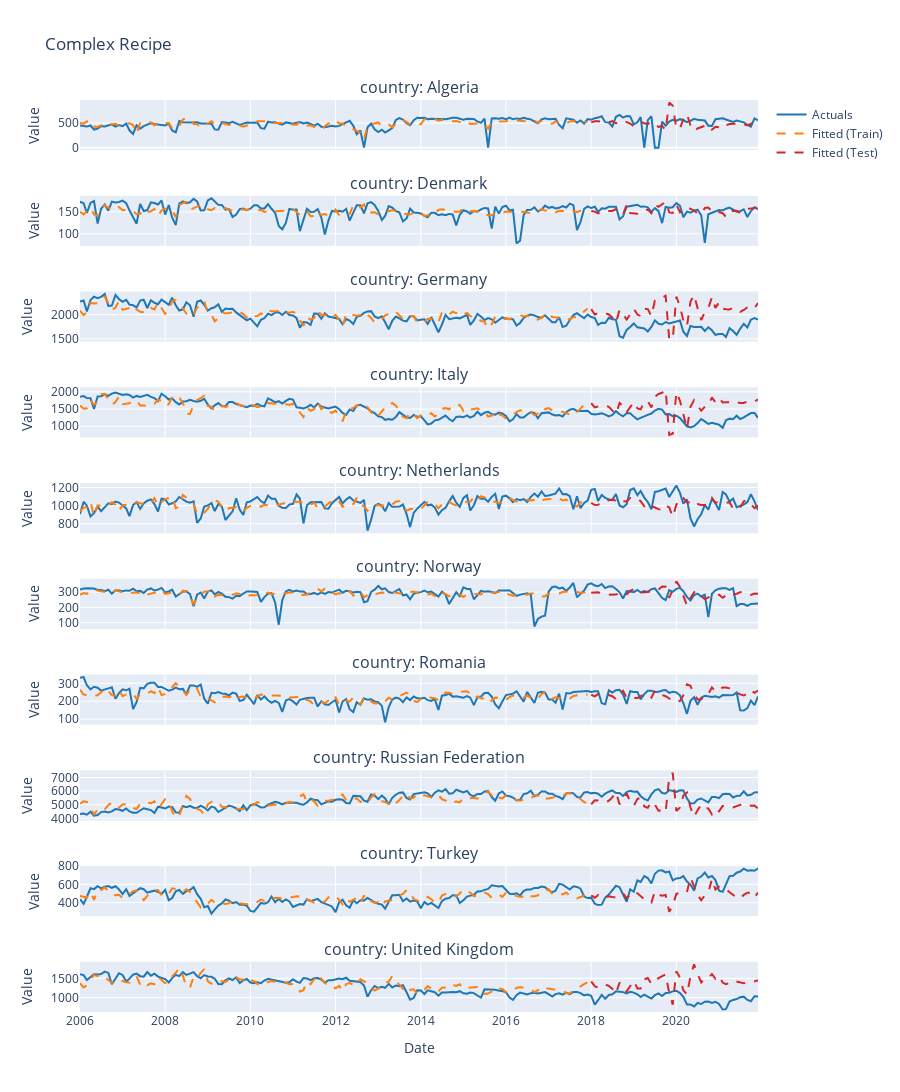

The cell this chart's notebook holds for it:
### Markdown cell above
# Complex Recipe

### Code cell
# Complex recipe with multiple steps
rec_complex = (
    recipe()
    # 1. Handle missing values
    .step_impute_median(all_numeric_predictors())
    # 2. Remove highly correlated features
    # .step_corr(all_numeric_predictors(), threshold=0.9)
    # 3. Normalize remaining features
    .step_normalize(all_numeric_predictors())
    # 4. Add polynomial features
    .step_poly(all_numeric_predictors(), degree=2, include_interactions=False)
    # .step_poly("totaltar", degree=2)
)

# Workflow
wf_complex = (
    workflow()
    .add_recipe(rec_complex)
    .add_model(linear_reg().set_engine("sklearn"))
)

# Fit and evaluate
fit_complex = wf_complex.fit_nested(train_data, group_col='country')
fit_complex = fit_complex.evaluate(test_data)

print("✓ Complex recipe model fitted successfully!")

outputs_complex, coefs_complex, stats_complex = fit_complex.extract_outputs()

display(outputs_complex)
display(coefs_complex)
display(stats_complex)

# Plot forecast
fig = plot_forecast(fit_complex, title="Complex Recipe")
fig.show()

# Extract preprocessed training data
processed_train = fit_complex.extract_preprocessed_data(train_data, split='train')
processed_test = fit_complex.extract_preprocessed_data(test_data, split='test')    

display(processed_train.tail(10))
display(processed_test.head(10))
